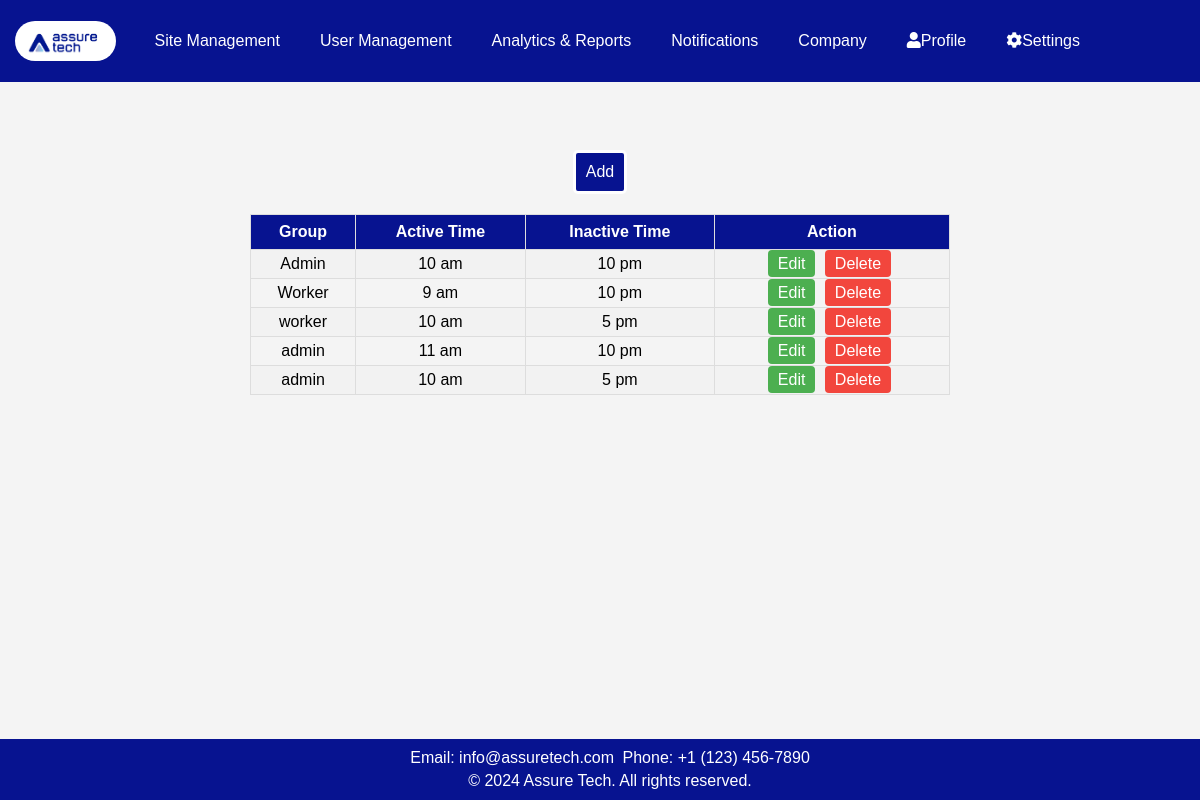
The app's page /time/ with its own data.
### app1/models.py (models this page shows, shortened)
class timeschedule(models.Model):
    group = models.CharField(max_length=100)
    active_time = models.CharField(max_length=50)
    inactive_time = models.CharField(max_length=50)

### app1/views.py (the view)
# urls.py: path('time/', views.timesche, name='time'),
def timesche(request):
    data = timeschedule.objects.all()
    return render(request, 'app1/time_shedule.html', {'data': data})

### app1/templates/app1/time_shedule.html (shortened to what this page needs)
<!DOCTYPE html>
<html lang="en">
<head>
    <link rel="stylesheet" href="https://cdnjs.cloudflare.com/ajax/libs/font-awesome/5.15.4/css/all.min.css" />
    {% load static %}
</head>
<body>
    <header>
        <a class="logo" href="#"><img src="{% static 'app1/images/logo.jpg' %}" alt="Logo"></a>
        <nav class="nav">
            <div class="dropdown">
                <a href="{% url 'sites' %}">Site Management</a>
            </div>
            <a href="{% url 'get_all' %}">User Management</a>
            <a href="{% url 'report' %}">Analytics & Reports</a>
            <a href="{% url 'notification' %}">Notifications</a>
            <a href="{% url 'company' %}">Company</a>
            <div class="dropdown">
                <a href="#" class="dropbtn"><i class="fas fa-user"></i>Profile</a>
            </div>
            <div class="dropdown">
                <a href="#" class="dropbtn"><i class="fas fa-cog"></i>Settings</a>
            </div>
        </nav>
    </header>
    <div class="user">
        <a class="add" href="{% url 'timeshe' %}">Add</a>
    </div>
    <div id="table-container">
        <table id="customers">
            <tr>
                <th>Group</th>
                <th>Active Time</th>
                <th>Inactive Time</th>
                <th>Action</th>
            </tr>
            {% for row in data %}
            <tr>
                <td>{{ row.group }}</td>
                <td>{{ row.active_time }}</td>
                <td>{{ row.inactive_time }}</td>
                <td>
                    <a href="#" class="edit-btn">Edit</a>
                    <a href="#" class="delete-btn">Delete</a>
                </td>
            </tr>
            {% endfor %}
                </table>
            </div>
    <footer>
        <p>Email: info@assuretech.com</p>
        <p>Phone: +1 (123) 456-7890</p>
        <div class="footer-bottom">
            <p>&copy; 2024 Assure Tech. All rights reserved.</p>
        </div>
    </footer>
</body>
</html>

### app1/templates/app1/time_shedule.html (style rules this page uses)
body { font-family: 'Verdana', sans-serif; width: 100%; margin: 0; padding-top: 10vh; background: #f4f4f4; box-sizing: border-box; height: 700px; }
header { background-color: #071390; color: white; text-align: center; padding: 20px 0; position: fixed; top: 0; width: 100%; z-index: 1000; display: flex; justify-content: space-between; align-items: center; }
.nav { display: flex; align-items: center; margin-right: 100px; }
.logo img { max-height: 40px; margin-left: 15px; float: left; border-radius: 20px; }
.nav a { padding: 12px 20px; color: white; text-decoration: none; display: inline-block; }
.dropdown { display: inline-block; }
.user { text-align: center; margin-top: 50px; }
.add { background-color: #071390; color: white; padding: 10px; border: solid; margin-top: 20px; display: inline-block; text-decoration: none; border-radius: 5px 5px; }
#table-container { margin-top: 20px; margin-left: 250px; margin-right: 250px; }
#customers { font-family: Arial, Helvetica, sans-serif; border-collapse: collapse; width: 100%; }
#customers td, #customers th { border: 1px solid #ddd; padding: 5px; text-align: center; }
#customers tr:nth-child(even) { background-color: #f2f2f2; }
#customers th { padding-top: 8px; padding-bottom: 8px; text-align: center; background-color: #071390; color: white; }
footer { position: fixed; bottom: 0; width: 100%; background-color: #071390; color: white; text-align: center; padding: 10px; z-index: 1000; }
footer h4, footer p { white-space: nowrap; margin: 0; padding: 2px; display: inline; }
.footer-bottom { white-space: nowrap; padding-top: 5px; }
.footer-bottom p { margin: 0; }
.edit-btn, .delete-btn { background-color: #4CAF50; color: white; padding: 5px 10px; border: none; border-radius: 4px; cursor: pointer; margin-right: 5px; text-decoration: none; }
.delete-btn { background-color: #f2463d; }

### records on screen
timeschedule: group "Admin", active_time "10 am", inactive_time "10 pm"
timeschedule: group "Worker", active_time "9 am", inactive_time "10 pm"
timeschedule: group "worker", active_time "10 am", inactive_time "5 pm"
timeschedule: group "admin", active_time "11 am", inactive_time "10 pm"
timeschedule: group "admin", active_time "10 am", inactive_time "5 pm"
